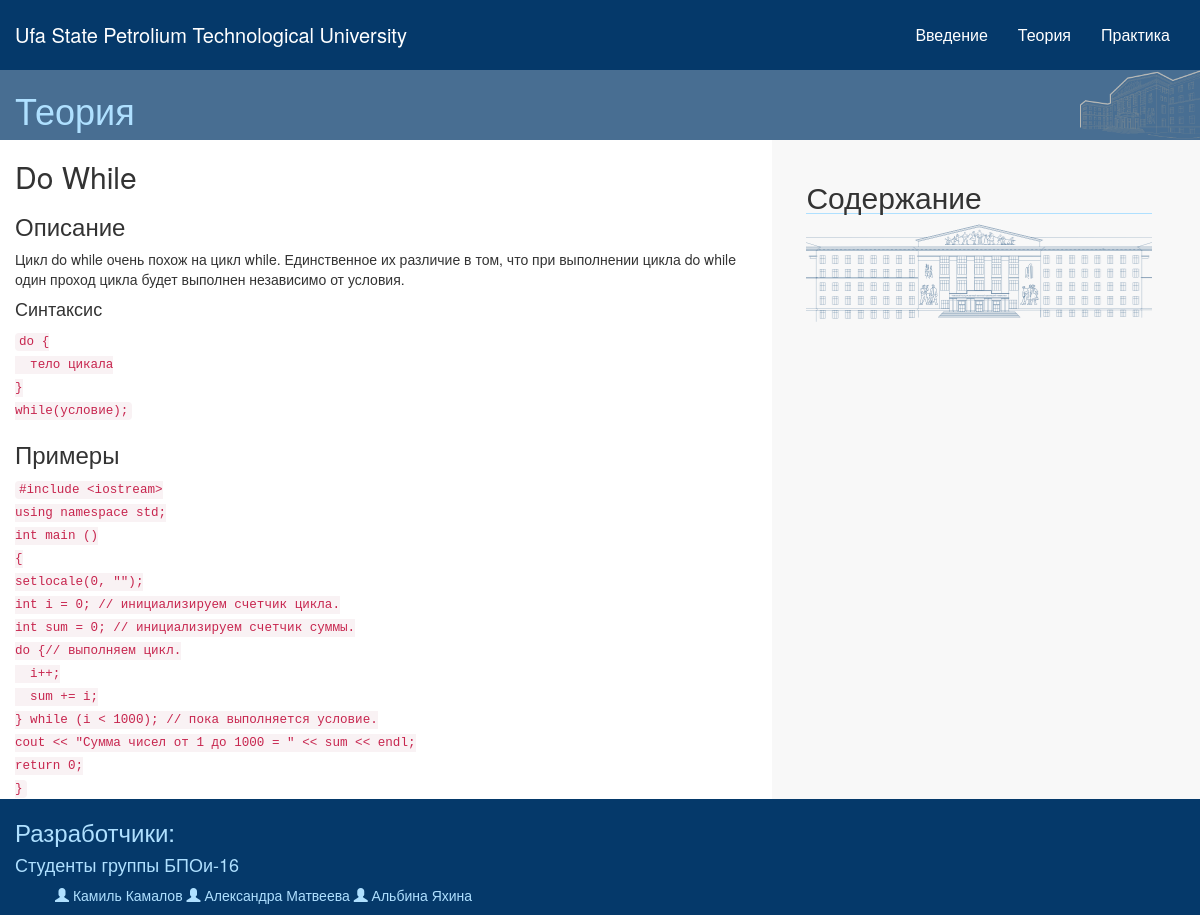
The page /training/theory/3 on the database its author committed.
### training/models.py (models this page shows, shortened)
class Article(models.Model):
    name = models.CharField(max_length=50)
    topic = models.ForeignKey(Topic, on_delete=models.CASCADE, null=True)
    description = models.TextField(default="description")
    examples = models.TextField(default="example")

### training/views.py (the view)
# urls.py: path('theory/<int:pk>', views.TheoryDetailView.as_view(),
class TheoryDetailView(DetailView):
    model = models.Article
    template_name = "training/theory_detail.html"

### training/templates/training/theory_detail.html
{% extends "training/base.html" %}
{% block header %}
    <h1><a href="{% url 'training:theory_list' %}" style="color: inherit;">Теория</a></h1>
{% endblock header %}
{% block content %}
    <h2>{{ article.name }}</h2>
    <h3>Описание</h3>
    {{ article.description|safe }}
    <h3>Примеры</h3>
    {{ article.examples|safe }}
{% endblock content %}

### rows shown on the page
Article: name "Do While", description "Цикл do while очень похож на цикл while. Единственное их различие в том, что при выполнении цикла do while один проход цикла будет выполнен независимо от условия. Синтаксис do { тело цикала } while(условие);", examples "#include <iostream> using namespace std; int main () { setlocale(0, \"\"); int i = 0; // инициализируем счетчик цикла. int sum = 0; // инициализируем счетчик суммы. do {// выполняем цикл. i++; sum += i; } while (i < 1000); // пока выполняется условие. cout << \"Сумма чисел от 1 до 1000 = \" << sum << endl; return 0; }"
